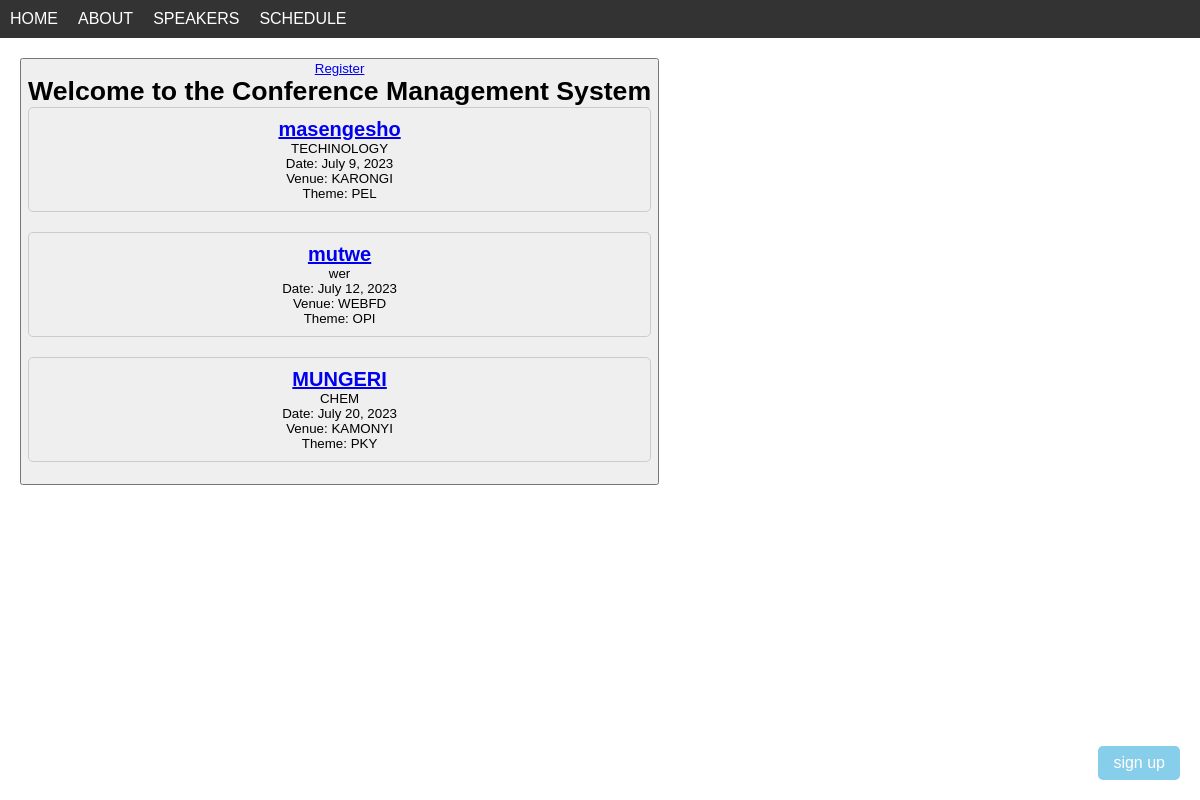
The page / on the database its author committed.
### conferences/models.py (models this page shows, shortened)
class Conference(models.Model):
    name = models.CharField(max_length=255)
    category = models.CharField(max_length=100)
    date = models.DateField()
    venue = models.CharField(max_length=255)
    theme = models.CharField(max_length=255)

### conferences/views.py (the view)
# urls.py: path('', views.home, name='home'),
def home(request):
    conferences = Conference.objects.all()
    return render(request, 'conferences/home.html', {'conferences': conferences})

### templates/conferences/home.html
{% extends 'base.html' %}
{% block content %}
  <a href="{% url 'registration' %}" id="register-button"><button>Register</abutton></a>
  <h1>Welcome to the Conference Management System</h1>
  {% for conference in conferences %}
      <div class="conference">
          <h2><a href="{% url 'conference_detail' conference.id %}">{{ conference.name }}</a></h2>
          <p>{{ conference.category }}</p>
          <p>Date: {{ conference.date }}</p>
          <p>Venue: {{ conference.venue }}</p>
          <p>Theme: {{ conference.theme }}</p>
      </div>
  {% endfor %}
{% endblock %}

### static/css/styles.css (style rules this page uses)
body, h1, h2, h3, p, ul, li { margin: 0; padding: 0; list-style: none; }
body { font-family: Arial, sans-serif; }
.conference { margin-bottom: 20px; padding: 10px; border: 1px solid #ccc; border-radius: 5px; }

### rows shown on the page
Conference: name "masengesho", category "TECHINOLOGY", date "July 9, 2023", venue "KARONGI", theme "PEL"
Conference: name "mutwe", category "wer", date "July 12, 2023", venue "WEBFD", theme "OPI"
Conference: name "MUNGERI", category "CHEM", date "July 20, 2023", venue "KAMONYI", theme "PKY"
